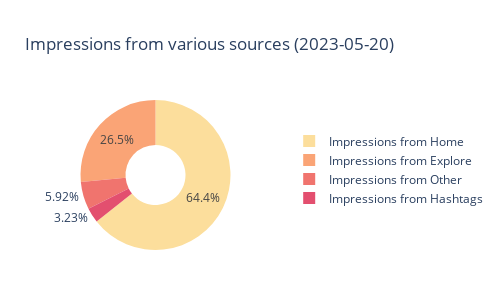

Here is the notebook cell this chart was saved with:
### Code cell
# Impressions 
impression_home = df["impressions_from_home"].sum()
impression_hashtag = df["impressions_from_hashtag"].sum()
impression_explore = df["impressions_from_profile"].sum()
impression_other = df["impressions_from_other"].sum()

labels = ['Impressions from Home','Impressions from Hashtags','Impressions from Explore','Impressions from Other']
values = [impression_home, impression_hashtag, impression_explore, impression_other]

fig = px.pie(df, values=values, names=labels, title = "Impressions from various sources " + f"({date.today()})", hole = 0.4, width = 500,
             height = 300, color_discrete_sequence= px.colors.sequential.Sunsetdark)

fig.update_layout(
    margin=dict(l=50, r=50, t=100, b=50),
    legend=dict(
    yanchor = "bottom",
    y= 0.25,
    xanchor = "left",
    x=1.2
)
)

fig.show()

### Figure 1 — Plotly figure (JSON) as saved in the notebook; plotly's stock layout.template omitted (floating-point values rounded to 4 significant figures)
{"data": [{"domain": {"x": [0, 1], "y": [0, 1]}, "hole": 0.4, "hovertemplate": "label=%{label}<br>value=%{value}<extra></extra>", "labels": ["Impressions from Home", "Impressions from Hashtags", "Impressions from Explore", "Impressions from Other"], "legendgroup": "", "name": "", "showlegend": true, "type": "pie", "values": [32711, 1640, 13457, 3007]}], "layout": {"height": 300, "legend": {"tracegroupgap": 0, "x": 1.2, "xanchor": "left", "y": 0.25, "yanchor": "bottom"}, "margin": {"b": 50, "l": 50, "r": 50, "t": 100}, "piecolorway": ["rgb(252, 222, 156)", "rgb(250, 164, 118)", "rgb(240, 116, 110)", "rgb(227, 79, 111)", "rgb(220, 57, 119)", "rgb(185, 37, 122)", "rgb(124, 29, 111)"], "title": {"text": "Impressions from various sources (2023-05-20)"}, "width": 500}}
